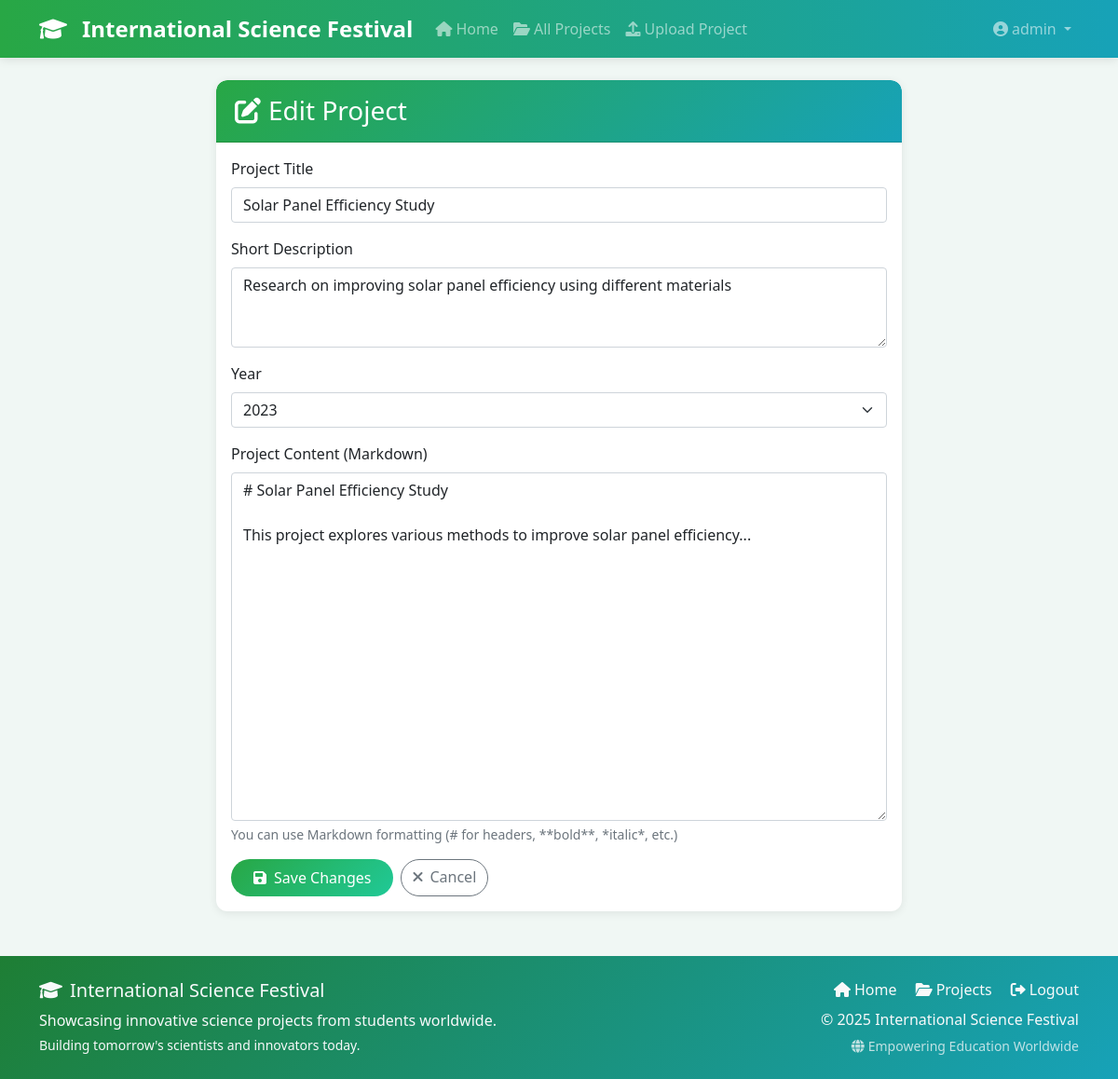
The app's page /edit.php?id=1 (signed in) with its own data.
### tables this page shows
CREATE TABLE IF NOT EXISTS projects (
    id INT AUTO_INCREMENT PRIMARY KEY,
    title VARCHAR(200) NOT NULL,
    description TEXT,
    content TEXT NOT NULL,
    author_id INT NOT NULL,
    year YEAR NOT NULL,
    created_at TIMESTAMP DEFAULT CURRENT_TIMESTAMP,
    updated_at TIMESTAMP DEFAULT CURRENT_TIMESTAMP ON UPDATE CURRENT_TIMESTAMP,
    FOREIGN KEY (author_id) REFERENCES users(id) ON DELETE CASCADE
);

### includes/functions.php (called while the page is built, shortened)
<?php
require_once 'config/database.php';
function getProject($id) {
    global $pdo;
    $stmt = $pdo->prepare("SELECT p.*, u.username as author_name,
                          COUNT(v.id) as vote_count
                          FROM projects p
                          JOIN users u ON p.author_id = u.id
                          LEFT JOIN votes v ON p.id = v.project_id
                          WHERE p.id = ?
                          GROUP BY p.id");
    $stmt->execute([$id]);
    return $stmt->fetch();
}
?>

### edit.php (the view, shortened to what this page needs)
<?php
require_once 'includes/functions.php';
$id = isset($_GET['id']) ? intval($_GET['id']) : 0;
$project = getProject($id);
include 'includes/header.php';
?>
<div class="row justify-content-center">
    <div class="col-md-8">
        <div class="card">
            <div class="card-header">
                <h3 class="mb-0">
                    <i class="fas fa-edit me-2"></i>Edit Project
                </h3>
            </div>
            <div class="card-body">
                <form method="POST">
                    <div class="mb-3">
                        <label for="title" class="form-label">Project Title</label>
                        <input type="text" class="form-control" id="title" name="title"
                               value="<?php echo htmlspecialchars($project['title']); ?>" required>
                    </div>
                    <div class="mb-3">
                        <label for="description" class="form-label">Short Description</label>
                        <textarea class="form-control" id="description" name="description" rows="3"><?php echo htmlspecialchars($project['description']); ?></textarea>
                    </div>
                    <div class="mb-3">
                        <label for="year" class="form-label">Year</label>
                        <select class="form-select" id="year" name="year" required>
                            <?php
                            $currentYear = date('Y');
                            for ($y = $currentYear; $y >= $currentYear - 5; $y--):
                            ?>
                                <option value="<?php echo $y; ?>" <?php echo $y == $project['year'] ? 'selected' : ''; ?>>
                                    <?php echo $y; ?>
                                </option>
                            <?php endfor; ?>
                        </select>
                    </div>
                    <div class="mb-3">
                        <label for="content" class="form-label">Project Content (Markdown)</label>
                        <textarea class="form-control" id="content" name="content" rows="15" required><?php echo htmlspecialchars($project['content']); ?></textarea>
                        <div class="form-text">You can use Markdown formatting (# for headers, **bold**, *italic*, etc.)</div>
                    </div>
                    <div class="d-flex gap-2">
                        <button type="submit" class="btn btn-primary">
                            <i class="fas fa-save me-2"></i>Save Changes
                        </button>
                        <a href="project.php?id=<?php echo $project['id']; ?>" class="btn btn-outline-secondary">
                            <i class="fas fa-times me-2"></i>Cancel
                        </a>
                    </div>
                </form>
            </div>
        </div>
    </div>
</div>
<?php include 'includes/footer.php'; ?>

### assets/css/style.css (style rules this page uses)
body { font-family: 'Segoe UI', Tahoma, Geneva, Verdana, sans-serif; background-color: #f0f7f4; min-height: 100vh; display: flex; flex-direction: column; }
.card { border: none; border-radius: 12px; box-shadow: 0 2px 10px rgba(0, 0, 0, 0.08); overflow: hidden; }
.card-header { background: linear-gradient(135deg, #28a745 0%, #17a2b8 100%); color: white; border-radius: 12px 12px 0 0 !important; padding: 1rem 1.25rem; }
.btn-primary { background: linear-gradient(135deg, #28a745 0%, #20c997 100%); border: none; border-radius: 25px; transition: all 0.3s ease; padding: 0.5rem 1.5rem; }
.btn { border-radius: 25px; transition: all 0.3s ease; font-weight: 500; }
.card { transition: all 0.3s ease; }
body { animation: fadeIn 0.3s ease-in; }
a { transition: all 0.2s ease; }

### records on screen
projects: title "Solar Panel Efficiency Study", description "Research on improving solar panel efficiency using different materials", year "2023", content "# Solar Panel Efficiency Study This project explores various methods to improve solar panel efficiency..."

### other values on screen
$_SESSION['username'] "admin"
